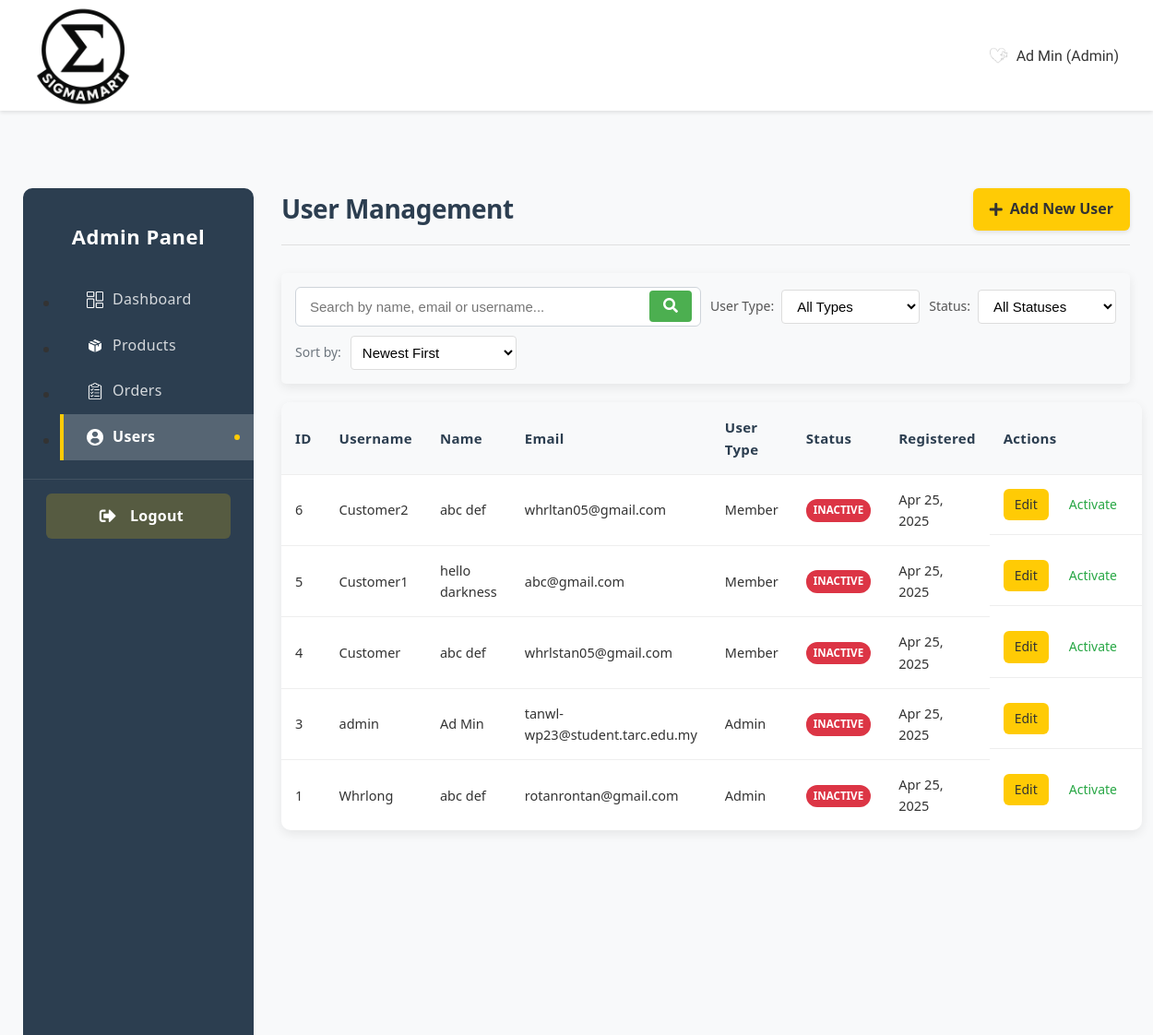
Page /admin/users.php (signed in, upper part) on the earlier database version.
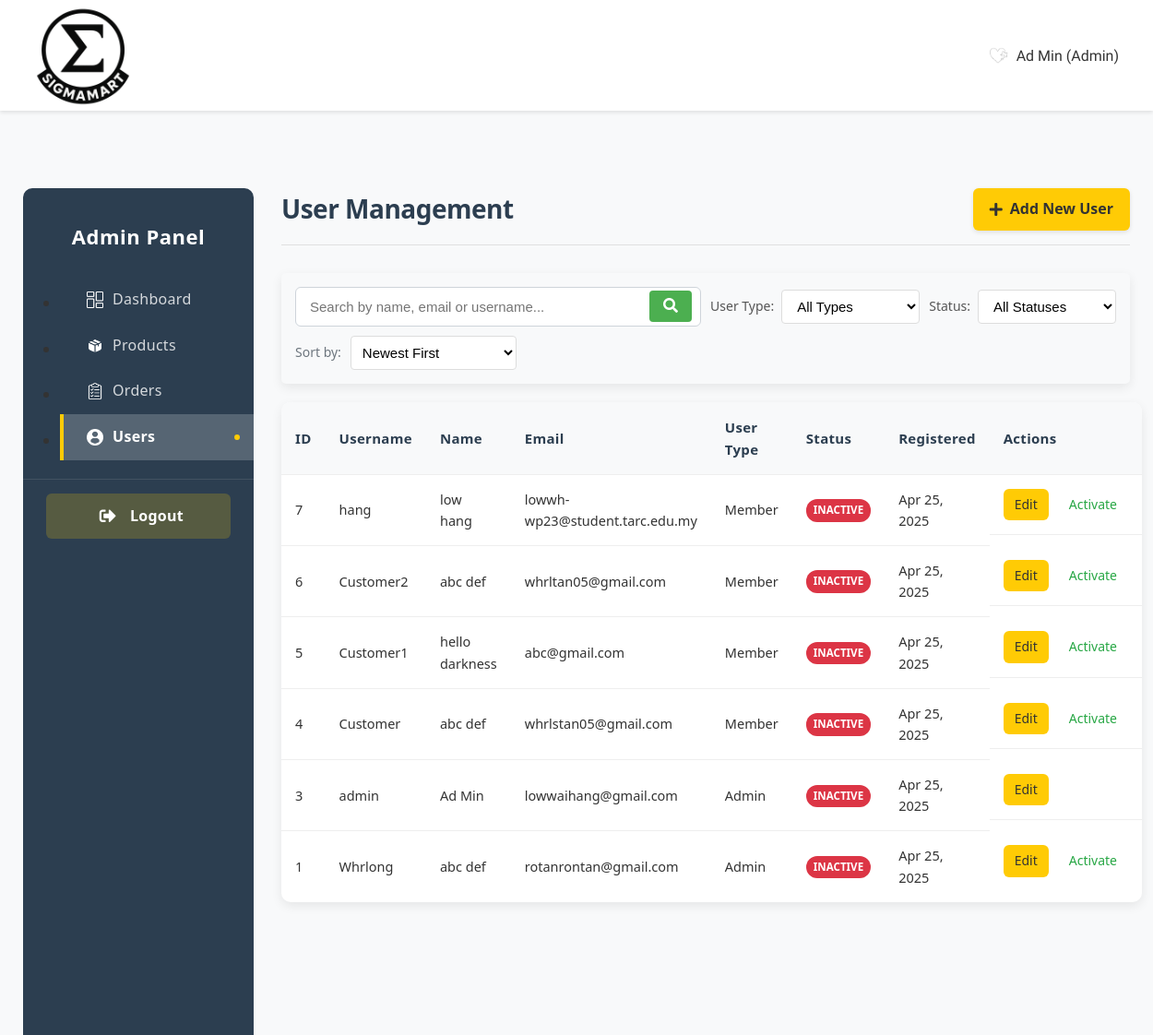
Same page on the later database version.
### tables this page shows
CREATE TABLE `users` (
  `UserID` int(7) NOT NULL,
  `username` varchar(255) NOT NULL,
  `FirstName` varchar(255) NOT NULL,
  `LastName` varchar(255) NOT NULL,
  `Email` varchar(255) NOT NULL,
  `Password` varchar(255) NOT NULL,
  `UserType` varchar(255) NOT NULL DEFAULT 'Member',
  `profileimgpath` varchar(255) DEFAULT NULL,
  `is_verified` tinyint(1) NOT NULL DEFAULT 0,
  `remember_token` varchar(255) DEFAULT NULL
);

### lib/SimplePager.php (called while the page is built, shortened)
<?php
class SimplePager {
    public $item_count;
    public function __construct($query, $params = [], $items_per_page = 10, $page = 1) {
        global $_db;
        $this->items_per_page = $items_per_page;
        $this->page = max(1, intval($page));
        if (stripos($query, 'SELECT COUNT') === 0) {
            $stmt = $_db->prepare($query);
            $stmt->execute($params);
            $this->item_count = $stmt->fetchColumn();
        } else {
            $from_pos = stripos($query, 'FROM');
            if ($from_pos !== false) {
                $from_clause = substr($query, $from_pos);
                $order_pos = stripos($from_clause, 'ORDER BY');
                if ($order_pos !== false) {
                    $from_clause = substr($from_clause, 0, $order_pos);
                }
                $group_pos = stripos($from_clause, 'GROUP BY');
                $count_query = "SELECT COUNT(*) " . $from_clause;
                try {
                    $stmt = $_db->prepare($count_query);
                    $stmt->execute($params);
                    $this->item_count = $stmt->fetchColumn();
                } catch (PDOException $e) {
                    $temp_query = preg_replace('/SELECT\s+.+?\s+FROM/is', 'SELECT COUNT(*) FROM', $query);
                    $temp_query = preg_replace('/ORDER\s+BY\s+.+$/is', '', $temp_query);
                    try {
                        $stmt = $_db->prepare($temp_query);
                        $stmt->execute($params);
                        $this->item_count = $stmt->fetchColumn();
                    } catch (PDOException $e2) {
                        $stmt = $_db->prepare($query);
                        $stmt->execute($params);
                        $all_results = $stmt->fetchAll(PDO::FETCH_ASSOC);
                        $this->item_count = count($all_results);
                    }
                }
            } else {
                throw new Exception("Cannot determine count from query");
            }
        }
        $this->page_count = ceil($this->item_count / $this->items_per_page);
        $offset = ($this->page - 1) * $this->items_per_page;
        if (stripos($query, 'LIMIT') === false) {
            $query .= " LIMIT " . $this->items_per_page . " OFFSET " . $offset;
        }
        $stmt = $_db->prepare($query);
        $stmt->execute($params);
        $this->result = $stmt->fetchAll(PDO::FETCH_ASSOC);
    }
}

### admin/users.php (the view, shortened to what the changed rows need)
<?php
require '../_base.php';
require_once '../lib/SimplePager.php';
        ?>
        <?php
$page = (int)($_GET['page'] ?? 1);
$sort = $_GET['sort'] ?? 'id_desc';
include '../_head.php';
?>
<div class="admin-container">
    <div class="admin-content">
        <div class="admin-header">
            <h1>User Management</h1>
        </div>
        <?php
        $query = "SELECT * FROM users";
        $params = [];
        switch ($sort) {
            default:
                $query .= " ORDER BY UserID DESC";
        }
        $pager = new SimplePager($query, $params, 10, $page);
        $users = $pager->result;
        ?>
        <table class="admin-table">
            <thead>
                <tr>
                    <th>ID</th>
                    <th>Username</th>
                    <th>Name</th>
                    <th>Email</th>
                    <th>User Type</th>
                    <th>Status</th>
                    <th>Registered</th>
                    <th>Actions</th>
                </tr>
            </thead>
            <tbody>
                <?php if (empty($users)): ?>
                    <tr>
                        <td colspan="8" class="no-records">No users found</td>
                    </tr>
                <?php else: ?>
                    <?php foreach ($users as $user): ?>
                        <tr>
                            <td><?php echo $user['UserID'] ?? ''; ?></td>
                            <td><?php echo htmlspecialchars($user['username'] ?? ''); ?></td>
                            <td><?php echo htmlspecialchars(($user['FirstName'] ?? '') . ' ' . ($user['LastName'] ?? '')); ?></td>
                            <td><?php echo htmlspecialchars($user['Email'] ?? ''); ?></td>
                            <td><?php echo htmlspecialchars($user['UserType'] ?? ''); ?></td>
                            <td>
                                <span class="status-badge <?php echo ($user['is_active'] ?? 0) ? 'status-active' : 'status-inactive'; ?>">
                                    <?php echo ($user['is_active'] ?? 0) ? 'Active' : 'Inactive'; ?>
                                </span>
                            </td>
                            <td><?php echo date('M d, Y', strtotime($user['RegisterDate'] ?? 'now')); ?></td>
                            <td class="actions">
                                <a href="#" class="action-btn edit" data-userid="<?php echo $user['UserID'] ?? ''; ?>">Edit</a>
                                <?php if (($user['UserID'] ?? 0) != ($_SESSION['user_id'] ?? 0)):  ?>
                                    <?php if ($user['is_active'] ?? 0): ?>
                                        <a href="javascript:void(0);" onclick="confirmAction(<?php echo $user['UserID'] ?? ''; ?>, 'deactivate', 'Are you sure you want to deactivate this user? They will not be able to log in.')" class="action-btn deactivate">Deactivate</a>
                                    <?php else: ?>
                                        <a href="javascript:void(0);" onclick="confirmAction(<?php echo $user['UserID'] ?? ''; ?>, 'activate', 'Are you sure you want to activate this user? They will be able to log in again.')" class="action-btn activate">Activate</a>
                                    <?php endif; ?>
                                <?php endif; ?>
                            </td>
                        </tr>
                    <?php endforeach; ?>
                <?php endif; ?>
            </tbody>
        </table>
    </div>
</div>
<?php include '../_foot.php'; ?>

Differences in the rows shown:
added users: UserID "7", username "hang", FirstName+LastName "low hang", Email "lowwh-wp23@student.tarc.edu.my", UserType "Member", RegisterDate "Apr 25, 2025"
changed users "admin": Email "tanwl-wp23@student.tarc.edu.my" → "lowwaihang@gmail.com"
